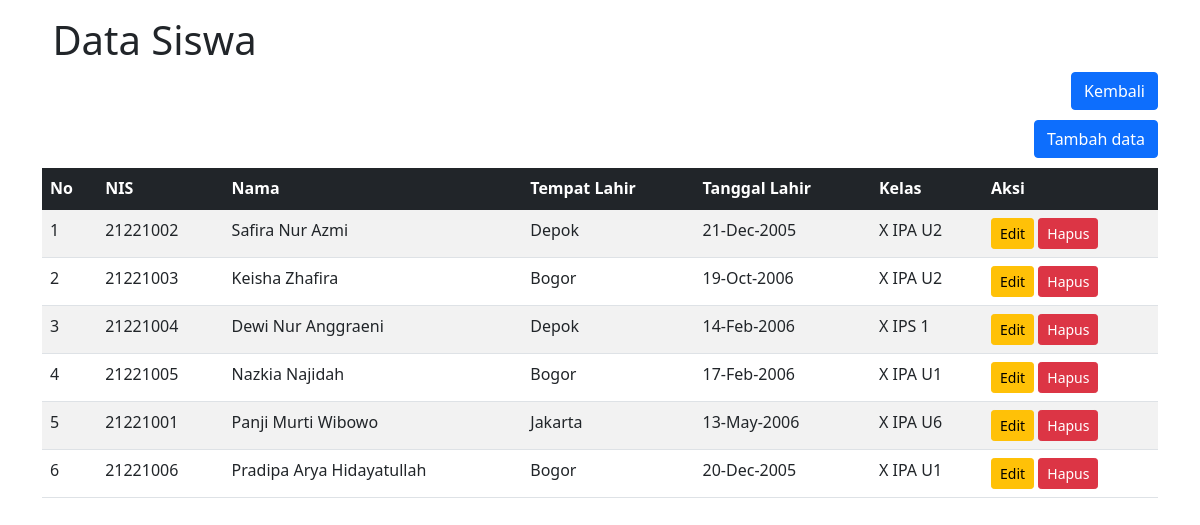
The app's page /siswa/index.php with its own data.
### tables this page shows
CREATE TABLE `siswa` (
  `id` int(5) NOT NULL,
  `nis` varchar(16) DEFAULT NULL,
  `nama` varchar(75) DEFAULT NULL,
  `tempat_lahir` varchar(50) DEFAULT NULL,
  `tanggal_lahir` date DEFAULT NULL,
  `kelas_id` int(5) NOT NULL
);

CREATE TABLE `kelas` (
  `id` int(5) NOT NULL,
  `kelas` varchar(50) DEFAULT NULL,
  `kapasitas` int(3) DEFAULT NULL,
  `terisi` int(3) DEFAULT NULL
);

### siswa/index.php (the view, shortened to what this page needs)
<!DOCTYPE html>
<html lang="en">
<head>
    <link href="https://cdn.jsdelivr.net/npm/bootstrap@5.1.3/dist/css/bootstrap.min.css" rel="stylesheet">
</head>
<body>
<div class="container mt-3">
    <table class="table table-striped table-hover">
        <h1>
            Data Siswa
        </h1>
        <a href="../" class="btn btn-primary" style="float: right;">Kembali</a><br></br>
        <a href="add.php" class="btn btn-primary" style="float: right;">Tambah data</a><br></br>
            <thead class="table-dark">
                <tr>
                    <th>No</th>
                    <th>NIS</th>
                    <th>Nama</th>
                    <th>Tempat Lahir</th>
                    <th>Tanggal Lahir</th>
                    <th>Kelas</th>
                    <th>Aksi</th>
                </tr>
        </thead>
        <tbody>
            <?php
                require_once("../config.php");
                $sql  ="SELECT kelas.kelas, siswa.id as sid, siswa.nis, siswa.nama, siswa.tempat_lahir, siswa.tanggal_lahir FROM siswa JOIN kelas ON siswa.kelas_id = kelas.id";
                $query=mysqli_query($config, $sql);
                if(mysqli_num_rows($query) > 0){
                    $no=1;
                    while($r=mysqli_fetch_assoc($query)){
                        echo "<tr>";
                            echo "<td>" . $no . "</td>";
                            echo "<td>" . $r['nis'] ."</td>";
                            echo "<td>" . $r['nama'] ."</td>";
                            echo "<td>" . $r['tempat_lahir'] ."</td>";
                            echo "<td>" . date('d-M-Y' , strtotime($r['tanggal_lahir'])) ."</td>";
                            echo "<td>" . $r['kelas'] . "</td>";
                            $no++;
                            echo "<td>
                                <a href='edit.php?id=" . $r['sid'] . "' class='btn btn-warning btn-sm'>Edit</a>"; ?>
                                <a href="hapus.php?id=<?= $r['sid']; ?>" class="btn btn-danger btn-sm" onclick="return confirm('Data Siswa akan dihapus, Yakin?')">Hapus</a>
                                <?php
                             echo "</td>";
                        echo "</tr>";
                    }
                }
            ?>
        </tbody>
    </table>
</body>
</html>

### records on screen
siswa: nis "21221002", nama "Safira Nur Azmi", tempat_lahir "Depok", tanggal_lahir "21-Dec-2005", kelas.kelas "X IPA U2"
siswa: nis "21221003", nama "Keisha Zhafira", tempat_lahir "Bogor", tanggal_lahir "19-Oct-2006", kelas.kelas "X IPA U2"
siswa: nis "21221004", nama "Dewi Nur Anggraeni", tempat_lahir "Depok", tanggal_lahir "14-Feb-2006", kelas.kelas "X IPS 1"
siswa: nis "21221005", nama "Nazkia Najidah", tempat_lahir "Bogor", tanggal_lahir "17-Feb-2006", kelas.kelas "X IPA U1"
siswa: nis "21221001", nama "Panji Murti Wibowo", tempat_lahir "Jakarta", tanggal_lahir "13-May-2006", kelas.kelas "X IPA U6"
siswa: nis "21221006", nama "Pradipa Arya Hidayatullah", tempat_lahir "Bogor", tanggal_lahir "20-Dec-2005", kelas.kelas "X IPA U1"
